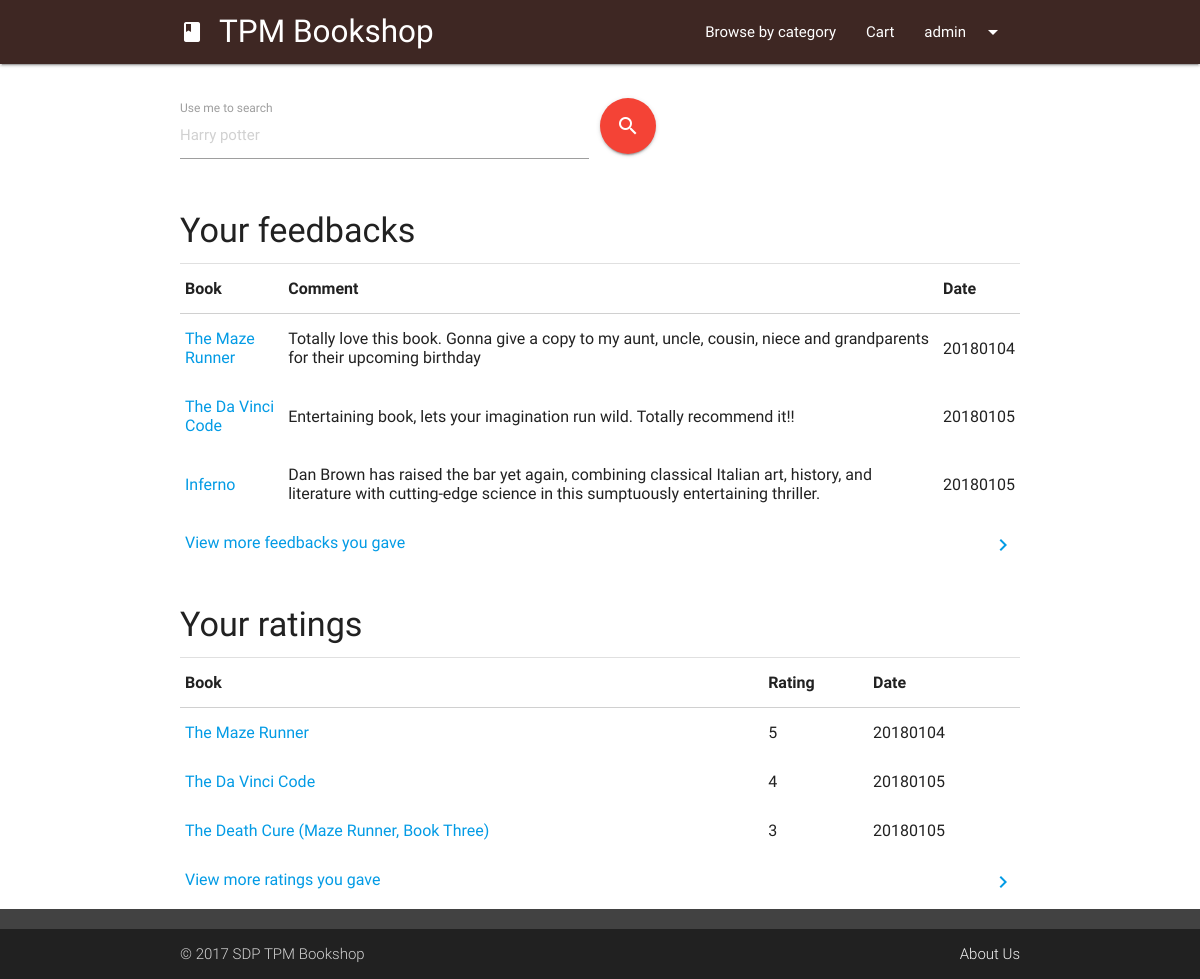
Page /history.php (signed in) on the committed database.
### tables this page shows
CREATE TABLE `bookcomment` (
  `ratingID` int(11) NOT NULL,
  `bookISBN` varchar(255) NOT NULL,
  `username` varchar(255) NOT NULL,
  `comments` text NOT NULL,
  `date` int(255) NOT NULL
);

CREATE TABLE `book` (
  `bookISBN` varchar(255) NOT NULL,
  `bookname` varchar(255) NOT NULL,
  `bookcategory` varchar(80) NOT NULL,
  `bookauthor` varchar(255) NOT NULL,
  `bookdesc` longtext NOT NULL,
  `bookprice` int(11) NOT NULL,
  `bookpages` int(11) NOT NULL,
  `bookpublisher` varchar(255) NOT NULL,
  `bookdateadd` int(11) NOT NULL,
  `bookthumbnail` varchar(255) NOT NULL,
  `bookQty` int(11) NOT NULL DEFAULT '0'
);

CREATE TABLE `bookrating` (
  `ratingID` int(11) NOT NULL,
  `bookISBN` varchar(255) NOT NULL,
  `username` varchar(255) NOT NULL,
  `rating` int(11) NOT NULL,
  `date` int(255) NOT NULL
);

### history.php (the view, shortened to what this page needs)
<?php session_start();
include "php/connect.php";
$currentUser = $_SESSION['tpmb-user'];
?>
<head>
	<link type="text/css" rel="stylesheet" href="css/materialize.min.css" media="screen,projection" />
	<link type="text/css" rel="stylesheet" href="css/tpmb.css" media="screen,projection" />
</head>
<body>
<?php
  include "ui/header.php";?>
  <main class="container">
    <div class="row margintop4">
			<?php include "ui/searchUI.php"; ?>
    </div>
    <h4 class="left-align col s12 m6 offset-m3 margintop4">Your feedbacks</h4>
    <div class="divider"></div>
    <table class="highlight responsive-table">
      <thead>
        <tr>
            <th>Book</th>
            <th>Comment</th>
            <th>Date</th>
        </tr>
      </thead>
      <tbody>
		<?php
    $userFeedbackArray=mysqli_query($conn,"SELECT * FROM bookcomment AS bc, book AS b WHERE bc.username = '$currentUser' AND bc.bookISBN=b.bookISBN LIMIT 3");
    $userFeedbackCount=mysqli_query($conn,"SELECT * FROM bookcomment AS bc, book AS b WHERE bc.username = '$currentUser' AND bc.bookISBN=b.bookISBN");
    while($userFeedback = mysqli_fetch_array($userFeedbackArray)){ ?>
          <tr>
            <td><a target="_blank" href="book.php?bookid=<?php echo $userFeedback['bookISBN']; ?>"><?php echo $userFeedback['bookname']; ?></a></td>
            <td><?php echo $userFeedback['comments']; ?></td>
            <td><?php echo $userFeedback['date']; ?></td>
          </tr>
      <?php } if(mysqli_num_rows($userFeedbackCount) > 3){
        echo "<tr><td colspan='3'><a href='history-more.php?action=feedbacks'><i class='material-icons right'>chevron_right</i>View more feedbacks you gave</a></td></tr>";
      } ?>
      </tbody>
    </table>
    <h4 class="left-align col s12 m6 offset-m3 margintop4">Your ratings</h4>
    <div class="divider"></div>
    <table class="highlight responsive-table">
      <thead>
        <tr>
            <th>Book</th>
            <th>Rating</th>
            <th>Date</th>
        </tr>
      </thead>
      <tbody>
		<?php
    $userRatingArray=mysqli_query($conn,"SELECT * FROM bookrating AS br, book AS b WHERE br.username = '$currentUser' AND br.bookISBN=b.bookISBN LIMIT 3");
    $userRatingCount=mysqli_query($conn,"SELECT * FROM bookrating AS br, book AS b WHERE br.username = '$currentUser' AND br.bookISBN=b.bookISBN");
    while($userRating = mysqli_fetch_array($userRatingArray)){ ?>
          <tr>
            <td><a target="_blank" href="book.php?bookid=<?php echo $userRating['bookISBN']; ?>"><?php echo $userRating['bookname']; ?></a></td>
            <td><?php echo $userRating['rating']; ?></td>
            <td><?php echo $userRating['date']; ?></td>
          </tr>
      <?php } if(mysqli_num_rows($userRatingCount) > 3){
        echo "<tr><td colspan='3'><a href='history-more.php?action=rating'><i class='material-icons right'>chevron_right</i>View more ratings you gave</a></td></tr>";
      } ?>
      </tbody>
    </table>
  </main>
</body>

### ui/header.php (shortened to what this page needs)
<header>
      <nav class="top-nav">
        <div class="nav-wrapper brown darken-4">
          <div class="container">
          <a href="index.php" class="brand-logo header col s12 m10 offset-m1"><i class="material-icons">book</i>TPM Bookshop</a>
          <ul class="right hide-on-med-and-down">
            <li><a href="category.php">Browse by category</a></li>
            <?php if(isset($_SESSION['tpmb-user'])){ ?>
              <li><a class="modal-trigger" href="#cartPopup" onclick="updateCart()">Cart</a></li>
              <li><a class="dropdown-button" data-belowOrigin="true" data-alignment="right" data-constrainWidth="false" data-activates="userDropdown"><?php echo $_SESSION['tpmb-user']; ?><i class="material-icons right">arrow_drop_down</i></a></li>
            <?php } ?>
          </ul>
          </div>
        </div>
      </nav>
</header>

### ui/searchUI.php
<form action="search.php" method="GET">
  <span>
    <div class="input-field col s12 m8 l6">
      <input placeholder="Harry potter" id="searchterm" type="text" class="validate" name="searchterm">
      <label for="searchterm">Use me to search</label>
    </div>
    <button type="submit" class="btn-floating btn-large waves-effect waves-light red"><i class="material-icons">search</i></button>
  </span>
</form>

### css/tpmb.css (style rules this page uses)
body { display: flex; min-height: 100vh; flex-direction: column; }
main { flex: 1 0 auto; }
.margintop4 { margin-top : 4%; }

### rows in the picture
bookcomment: book.bookname "The Maze Runner", comments "Totally love this book. Gonna give a copy to my aunt, uncle, cousin, niece and grandparents for their upcoming birthday", date "20180104"
bookcomment: book.bookname "The Da Vinci Code", comments "Entertaining book, lets your imagination run wild. Totally recommend it!!", date "20180105"
bookcomment: book.bookname "Inferno", comments "Dan Brown has raised the bar yet again, combining classical Italian art, history, and literature with cutting-edge science in this sumptuously entertaining thriller.", date "20180105"
bookrating: book.bookname "The Maze Runner", rating "5", date "20180104"
bookrating: book.bookname "The Da Vinci Code", rating "4", date "20180105"
bookrating: book.bookname "The Death Cure (Maze Runner, Book Three)", rating "3", date "20180105"

### other values in the picture
$_SESSION['tpmb-user'] "admin"
